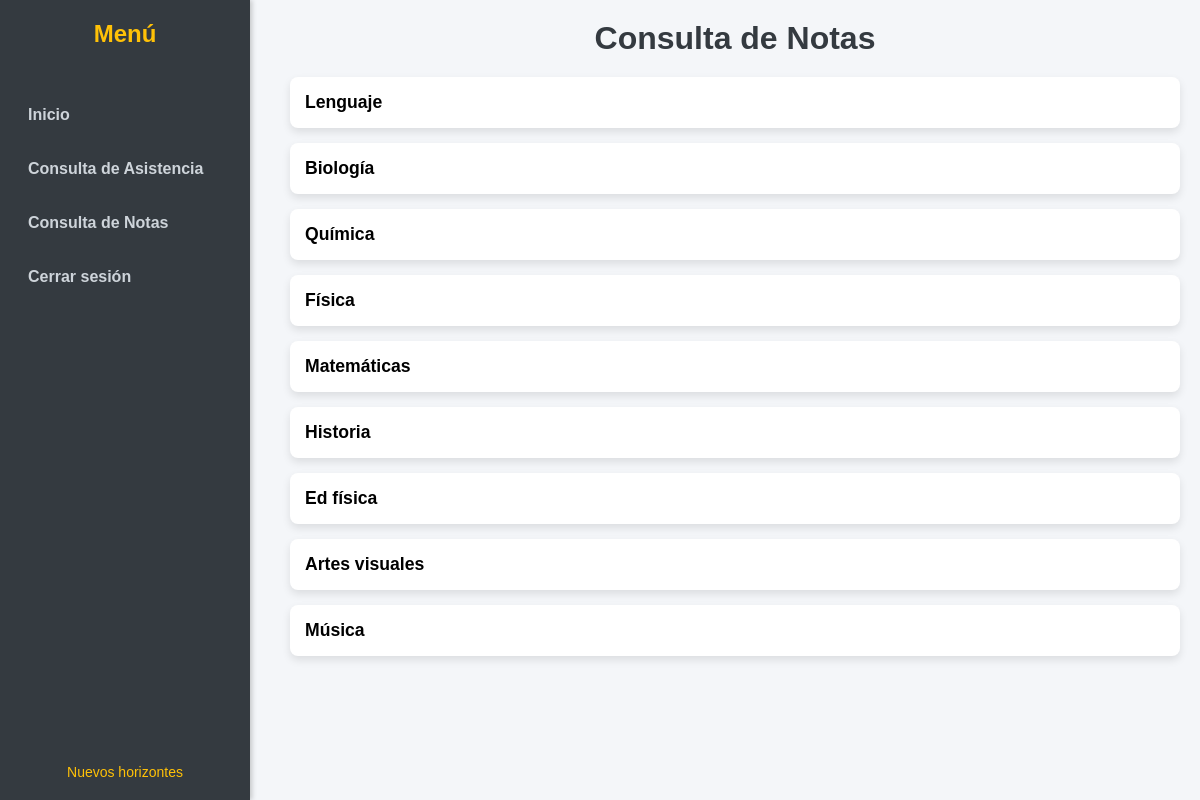
The app's page /alumno/notas/1/ (signed in) with its own data.
### core/models.py (models this page shows, shortened)
class Curso(models.Model):
    establecimiento = models.ForeignKey(Establecimiento, on_delete=models.CASCADE, related_name='cursos', null=True, blank=True)
    nombre = models.CharField(max_length=100)
    asignatura = models.CharField(max_length=100)
    profesor = models.ForeignKey('Profesor', on_delete=models.CASCADE)
    alumnos = models.ManyToManyField('Alumno', blank=True, related_name='cursos_asignados')
    dias = models.CharField(max_length=100)
    hora = models.TimeField()
    sala = models.CharField(max_length=50, default='Sala por asignar')

### core/views.py (the view)
# urls.py: path('alumno/notas/<int:establecimiento_id>/', views.alumno_consulta_notas, name='alumnoConsuNotas'),
@login_required
def alumno_consulta_notas(request, establecimiento_id):
    alumno = get_object_or_404(Alumno, user=request.user)
    if alumno.establecimiento.id != establecimiento_id:
        return render(request, 'error.html', {'mensaje': 'El alumno no pertenece a este establecimiento.'})
    cursos_alumno = CursoAlumno.objects.filter(
        alumno=alumno,
        curso__establecimiento_id=establecimiento_id  # Filtrar por establecimiento
    ).select_related('curso').prefetch_related('curso__calificacion_set')
    cursos_con_promedios = []
    for curso_alumno in cursos_alumno:
        curso = curso_alumno.curso  # Acceder al curso
        calificaciones = Calificacion.objects.filter(curso=curso, alumno=alumno)
        promedio = calificaciones.aggregate(average_nota=models.Avg('nota'))['average_nota'] if calificaciones.exists() else None
        cursos_con_promedios.append({
            'curso': curso,
            'calificaciones': calificaciones,
            'promedio': round(promedio, 2) if promedio is not None else None
        })
    return render(request, 'alumnoConsuNotas.html', {
        'cursos_con_promedios': cursos_con_promedios,
        'establecimiento_id': establecimiento_id
    })

### core/templates/alumnoConsuNotas.html (shortened to what this page needs)
<!DOCTYPE html>
<html lang="es">
<head>
</head>
<body>
    <div class="sidebar">
        <h2>Menú</h2>
        <ul>
            <li><a href="{% url 'alumno_dashboard' establecimiento_id %}">Inicio</a></li>
            <li><a href="{% url 'alumnoConsuAsis' establecimiento_id %}">Consulta de Asistencia</a></li>
            <li><a href="{% url 'alumnoConsuNotas' establecimiento_id %}">Consulta de Notas</a></li>
            <li>
                <form action="{% url 'logout' %}" method="post" style="display: inline;">
                    <button type="submit">Cerrar sesión</button>
                </form>
            </li>
        </ul>
        <div class="footer">
            <a href="#">Nuevos horizontes</a>
        </div>
    </div>
    <div class="main-content">
        <h1>Consulta de Notas</h1>
        {% for item in cursos_con_promedios %}
        <div class="asignatura" onclick="document.getElementById('notas-{{ item.curso.id }}').style.display = document.getElementById('notas-{{ item.curso.id }}').style.display === 'none' ? 'block' : 'none';">
            <span>{{ item.curso.asignatura }}</span>
        </div>
        {% endfor %}
    </div>
</body>
</html>

### core/templates/alumnoConsuNotas.html (style rules this page uses)
* { margin: 0; padding: 0; box-sizing: border-box; }
body { font-family: Arial, sans-serif; background-color: #f4f6f9; display: flex; height: 100vh; }
.sidebar { width: 250px; background-color: #343a40; color: #fff; padding: 20px; position: fixed; height: 100%; overflow-y: auto; box-shadow: 2px 0 5px rgba(0, 0, 0, 0.2); display: flex; flex-direction: column; justify-content: space-between; }
.sidebar h2 { text-align: center; font-size: 1.5em; margin-bottom: 30px; color: #ffc107; }
.sidebar ul { list-style: none; flex-grow: 1; }
.sidebar ul li { margin: 20px 0; }
.sidebar ul li a, .sidebar ul li form button { color: #ced4da; text-decoration: none; font-weight: bold; display: block; padding: 8px; border-radius: 5px; transition: all 0.3s; width: 100%; text-align: left; background: none; border: none; cursor: pointer; font-size: 1em; font-family: inherit; }
.footer { text-align: center; font-size: 14px; color: #ffc107; margin-top: 20px; }
.footer a { color: #ffc107; text-decoration: none; transition: color 0.3s; }
.main-content { margin-left: 270px; padding: 20px; width: calc(100% - 270px); overflow-y: auto; }
h1 { font-size: 2em; text-align: center; color: #343a40; margin-bottom: 20px; }
.asignatura { background-color: #fff; border-radius: 8px; box-shadow: 0 4px 8px rgba(0, 0, 0, 0.1); padding: 15px; margin-bottom: 15px; font-size: 1.1em; font-weight: bold; display: flex; justify-content: space-between; align-items: center; cursor: pointer; transition: background-color 0.3s; }

### records on screen
Curso: curso.asignatura "Lenguaje"
Curso: curso.asignatura "Biología"
Curso: curso.asignatura "Química"
Curso: curso.asignatura "Física"
Curso: curso.asignatura "Matemáticas"
Curso: curso.asignatura "Historia"
Curso: curso.asignatura "Ed física"
Curso: curso.asignatura "Artes visuales"
Curso: curso.asignatura "Música"
